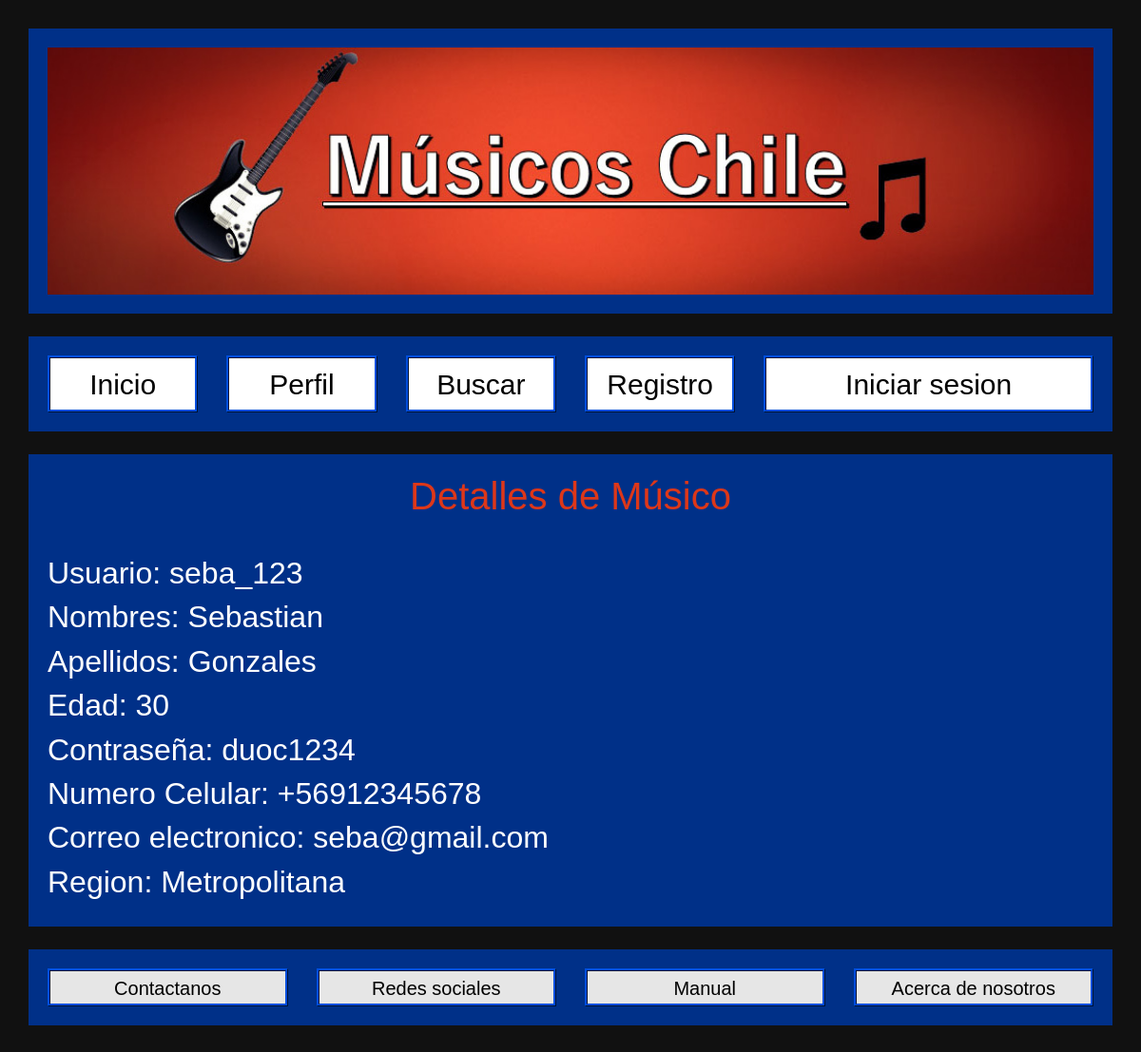
Page /index/musico/seba_123 on the committed database.
### index/models.py (models this page shows)
class Musico(models.Model):
	usuario = models.CharField(max_length=100, primary_key=True)
	nombres = models.CharField(max_length=100)
	apellidos = models.CharField(max_length=100)
	edad = models.CharField(max_length=100)
	contraseña = models.CharField(max_length=100)
	celular = models.CharField(max_length=100)
	correo = models.CharField(max_length=100)
	region = models.CharField(max_length=100)
	def __str__(self):
		return self.usuario

### index/views.py (the view)
# urls.py: path('musico/<str:pk>', views.ConsultarMusico.as_view(), name='consultar_musico'),
class ConsultarMusico(generic.DetailView):
    model=Musico

### index/templates/index/musico_detail.html
{%extends "base_generic.html"%}
{%block content%}
<div id="cajadatos">
<h1>Detalles de Músico</h1>
<br>
<h2 style="color: rgb(255, 255, 255);">Usuario: {{musico}}</h2>
<h2 style="color: rgb(255, 255, 255);">Nombres: {{musico.nombres}}</h2>
<h2 style="color: rgb(255, 255, 255);">Apellidos: {{musico.apellidos}}</h2>
<h2 style="color: rgb(255, 255, 255);">Edad: {{musico.edad}}</h2>
<h2 style="color: rgb(255, 255, 255);">Contraseña: {{musico.contraseña}}</h2>
<h2 style="color: rgb(255, 255, 255);">Numero Celular: {{musico.celular}}</h2>
<h2 style="color: rgb(255, 255, 255);">Correo electronico: {{musico.correo}}</h2>
<h2 style="color: rgb(255, 255, 255);">Region: {{musico.region}}</h2>
</div>
{%endblock%}

### index/static/css/estilos.css (style rules this page uses)
body { background-color: #111111; padding: 30px; }
#cajadatos { border-style: groove; border-width: 0px; border-color: rgb(136, 136, 136); background-color: rgb(0, 48, 136); font-family: 'Trebuchet MS', 'Lucida Sans Unicode', 'Lucida Grande', 'Lucida Sans', Arial, sans-serif; font-size: 20px; padding: 20px; width:100%; float:unset; }
h1 { color: rgb(221, 55, 25); text-align: center; }

### index/static/css/carousel.css (style rules this page uses)
body { padding-top: 3rem; padding-bottom: 3rem; color: #5a5a5a; }

### index/templates/base_generic.html (style rules this page uses)
body { background-color: #111111; padding: 30px; }

### rows in the picture
Musico: usuario "seba_123", nombres "Sebastian", apellidos "Gonzales", edad "30", contraseña "duoc1234", celular "+56912345678", correo "seba@gmail.com", region "Metropolitana"
